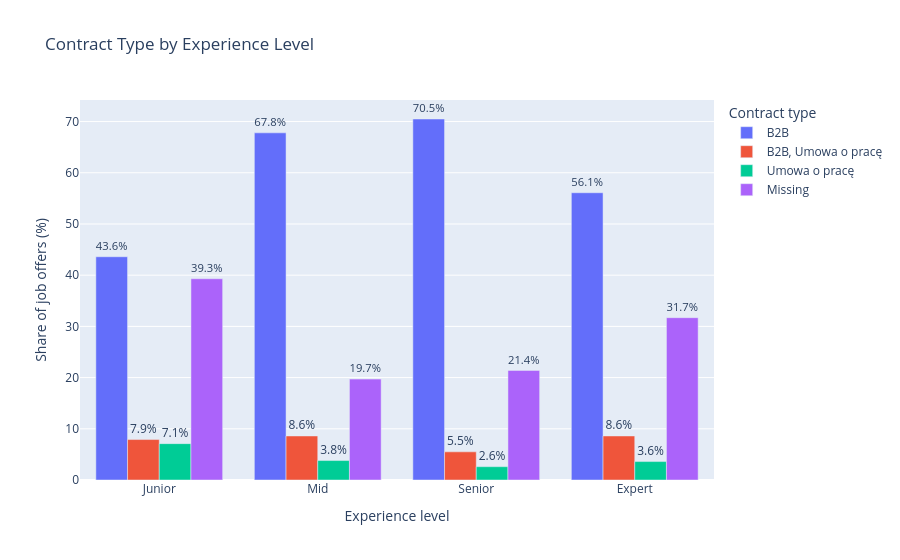

The code cell stored with this chart in its notebook:
### Code cell
main_contract_types = [
    "B2B",
    "B2B, Umowa o pracę",
    "Umowa o pracę",
    "Missing"
]

contract_experience_plot = (
    contract_experience[
        main_contract_types
    ]
    .reset_index()
    .melt(
        id_vars="experience",
        var_name="contract_type",
        value_name="percentage"
    )
)

fig = px.bar(
    contract_experience_plot,
    x="experience",
    y="percentage",
    color="contract_type",
    barmode="group",
    text="percentage",
    category_orders={
        "experience": [
            "Junior",
            "Mid",
            "Senior",
            "Expert"
        ]
    },
    title="Contract Type by Experience Level",
    labels={
        "experience": "Experience level",
        "percentage": "Share of job offers (%)",
        "contract_type": "Contract type"
    }
)

fig.update_traces(
    texttemplate="%{text:.1f}%",
    textposition="outside"
)

fig.show()

### Figure 1 — Plotly figure (JSON) as saved in the notebook; plotly's stock layout.template omitted (floating-point values rounded to 4 significant figures)
{"data": [{"alignmentgroup": "True", "hovertemplate": "Contract type=B2B<br>Experience level=%{x}<br>Share of job offers (%)=%{text}<extra></extra>", "legendgroup": "B2B", "marker": {"color": "#636efa", "pattern": {"shape": ""}}, "name": "B2B", "offsetgroup": "B2B", "orientation": "v", "showlegend": true, "text": [43.6, 67.8, 70.5, 56.1], "textposition": "outside", "texttemplate": "%{text:.1f}%", "type": "bar", "x": ["Junior", "Mid", "Senior", "Expert"], "xaxis": "x", "y": [43.6, 67.8, 70.5, 56.1], "yaxis": "y"}, {"alignmentgroup": "True", "hovertemplate": "Contract type=B2B, Umowa o pracę<br>Experience level=%{x}<br>Share of job offers (%)=%{text}<extra></extra>", "legendgroup": "B2B, Umowa o pracę", "marker": {"color": "#EF553B", "pattern": {"shape": ""}}, "name": "B2B, Umowa o pracę", "offsetgroup": "B2B, Umowa o pracę", "orientation": "v", "showlegend": true, "text": [7.9, 8.6, 5.5, 8.6], "textposition": "outside", "texttemplate": "%{text:.1f}%", "type": "bar", "x": ["Junior", "Mid", "Senior", "Expert"], "xaxis": "x", "y": [7.9, 8.6, 5.5, 8.6], "yaxis": "y"}, {"alignmentgroup": "True", "hovertemplate": "Contract type=Umowa o pracę<br>Experience level=%{x}<br>Share of job offers (%)=%{text}<extra></extra>", "legendgroup": "Umowa o pracę", "marker": {"color": "#00cc96", "pattern": {"shape": ""}}, "name": "Umowa o pracę", "offsetgroup": "Umowa o pracę", "orientation": "v", "showlegend": true, "text": [7.1, 3.8, 2.6, 3.6], "textposition": "outside", "texttemplate": "%{text:.1f}%", "type": "bar", "x": ["Junior", "Mid", "Senior", "Expert"], "xaxis": "x", "y": [7.1, 3.8, 2.6, 3.6], "yaxis": "y"}, {"alignmentgroup": "True", "hovertemplate": "Contract type=Missing<br>Experience level=%{x}<br>Share of job offers (%)=%{text}<extra></extra>", "legendgroup": "Missing", "marker": {"color": "#ab63fa", "pattern": {"shape": ""}}, "name": "Missing", "offsetgroup": "Missing", "orientation": "v", "showlegend": true, "text": [39.3, 19.7, 21.4, 31.7], "textposition": "outside", "texttemplate": "%{text:.1f}%", "type": "bar", "x": ["Junior", "Mid", "Senior", "Expert"], "xaxis": "x", "y": [39.3, 19.7, 21.4, 31.7], "yaxis": "y"}], "layout": {"barmode": "group", "legend": {"title": {"text": "Contract type"}, "tracegroupgap": 0}, "title": {"text": "Contract Type by Experience Level"}, "xaxis": {"anchor": "y", "categoryarray": ["Junior", "Mid", "Senior", "Expert"], "categoryorder": "array", "domain": [0, 1], "title": {"text": "Experience level"}}, "yaxis": {"anchor": "x", "domain": [0, 1], "title": {"text": "Share of job offers (%)"}}}}
